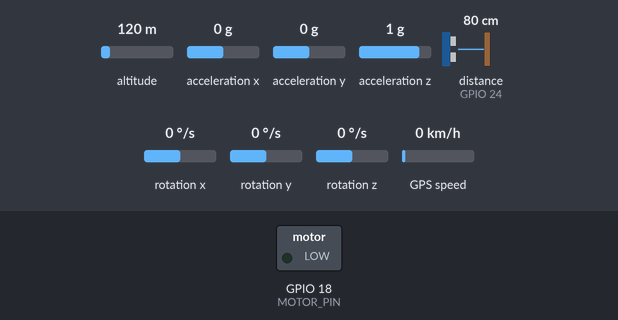
The program below on a simulated Raspberry Pi (BCM pin numbers). Parts: switched loads named in the program (green lamp = pin HIGH). Inputs (shaded band) come from the test bench; at power-on: distance to the obstacle (sensor on GPIO 24) 80 cm, altitude 120 m, acceleration x 0 g, acceleration y 0 g, acceleration z 1 g, rotation x 0 °/s, rotation y 0 °/s, rotation z 0 °/s, GPS speed 0 km/h. The echo pulse lasts 58.3 µs per cm; the GPS gets a fix after 3 s at 37.7749, -122.4194 with 8 satellites; sound played through the audio output is not drawn and takes no time; the clock reads 2024-03-15 10:24:30 at power-on unless the program sets it; pins used as bus, display or sensor lines are not drawn; what the program prints to the terminal is not drawn.

Above: at 1.2 s.
1.3 s: distance to the obstacle (sensor on GPIO 24) set to 2 cm
At 3.0 s:
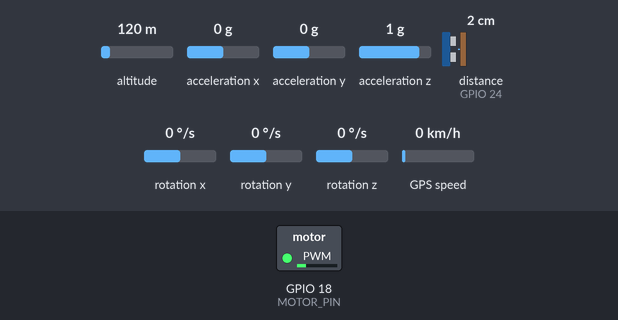
At 5.4 s:
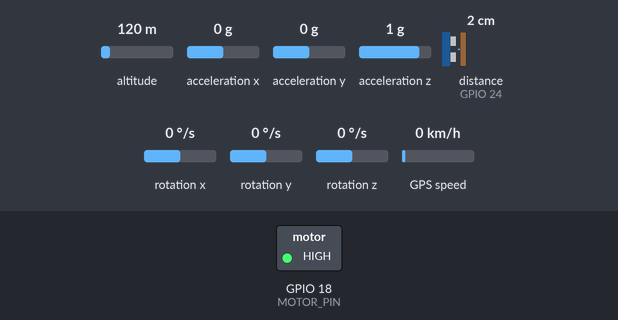
Timing chart, 0 to 6.9 s (numbered marks = the images above; inputs shaded):
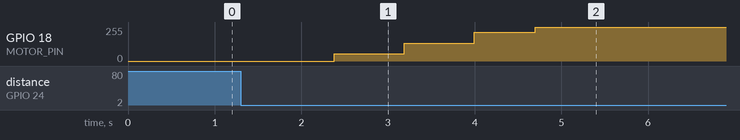

The program:

test.py
```python
import smbus
import math
import time
import RPi.GPIO as GPIO
import pygame

import serial
import pynmea2

ser = serial.Serial(
    port='/dev/ttyS0',
    baudrate=9600,
    timeout=1
)

# MPU6050寄存器地址
PWR_MGMT_1 = 0x6B
SMPLRT_DIV = 0x19
CONFIG = 0x1A
GYRO_CONFIG = 0x1B
ACCEL_CONFIG = 0x1C
INT_ENABLE = 0x38
ACCEL_XOUT_H = 0x3B
GYRO_XOUT_H = 0x43

# I2C总线初始化
bus = smbus.SMBus(1)
Device_Address = 0x68

# 定义控制震动马达的 GPIO 引脚
MOTOR_PIN = 18
# 定义超声波传感器的 GPIO 引脚
TRIG = 23
ECHO = 24


# 设置 GPIO 模式为 BCM
GPIO.setmode(GPIO.BCM)

# 设置超声波传感器的 GPIO 引脚
GPIO.setup(TRIG, GPIO.OUT)
GPIO.setup(ECHO, GPIO.IN)

# 设置震动马达的 GPIO 引脚为 PWM 模式
GPIO.setup(MOTOR_PIN, GPIO.OUT)
pwm = GPIO.PWM(MOTOR_PIN, 100)  # 初始化 PWM，频率为 100Hz
# 启动 PWM，初始占空比为 0
pwm.start(0)

# 初始化pygame的mixer模块
pygame.mixer.init()

# 加载摔倒检测音频文件（路径根据实际情况修改）
fall_audio_path = "/home/pi/code/two.mp3"
pygame.mixer.music.load(fall_audio_path)
# 加载障碍物检测音频文件
obstacle_audio_path = "/home/pi/code/one.mp3"
pygame.mixer.music.load(obstacle_audio_path)

# 用于移动平均滤波的参数
FILTER_WINDOW_SIZE = 5  # 滤波窗口大小
distance_buffer = []    # 存储最近的距离测量值

def MPU_Init():
    # 写入采样率寄存器
    bus.write_byte_data(Device_Address, SMPLRT_DIV, 7)
    # 写入电源管理寄存器
    bus.write_byte_data(Device_Address, PWR_MGMT_1, 1)
    # 写入配置寄存器
    bus.write_byte_data(Device_Address, CONFIG, 0)
    # 写入陀螺仪配置寄存器
    bus.write_byte_data(Device_Address, GYRO_CONFIG, 0)
    # 写入加速度计配置寄存器
    bus.write_byte_data(Device_Address, ACCEL_CONFIG, 0)
    # 写入中断使能寄存器
    bus.write_byte_data(Device_Address, INT_ENABLE, 1)

def read_raw_data(addr):
    # 读取高字节和低字节数据
    high = bus.read_byte_data(Device_Address, addr)
    low = bus.read_byte_data(Device_Address, addr + 1)
    # 合并高低字节数据
    value = ((high << 8) | low)
    if value > 32768:
        value = value - 65536
    return value

def detect_fall(Ax, Ay, Az, Gx, Gy, Gz):
    # 计算加速度的模
    accel_magnitude = math.sqrt(Ax**2 + Ay**2 + Az**2)
    # 计算陀螺仪的模
    gyro_magnitude = math.sqrt(Gx**2 + Gy**2 + Gz**2)

    # 简单的摔倒检测规则：加速度模大于2且陀螺仪模大于150°/s
    if accel_magnitude > 2 and gyro_magnitude > 150:
        return True
    return False

def measure_distance():
    # 发送超声波脉冲
    GPIO.output(TRIG, False)
    time.sleep(0.1)  # 等待0.1秒，确保传感器稳定
    GPIO.output(TRIG, True)
    time.sleep(0.00001)
    GPIO.output(TRIG, False)

    # 接收超声波回波
    while GPIO.input(ECHO) == 0:
        pulse_start = time.time()
    while GPIO.input(ECHO) == 1:
        pulse_end = time.time()

    # 计算距离
    pulse_duration = pulse_end - pulse_start
    distance = pulse_duration * 34300 / 2  # 声音速度为34300厘米/秒
    return distance

MPU_Init()
print("MPU6050 初始化完成")

try:
    while True:
        if ser.in_waiting > 0:
            line = ser.readline().decode('utf-8').rstrip()
            if line.startswith('$'):
                try:
                    msg = pynmea2.parse(line)
                    if isinstance(msg, pynmea2.GGA):
                        print(f"纬度: {msg.latitude}, 经度: {msg.longitude}")
                except pynmea2.ParseError as e:
                    print(f"解析错误定位失败: {e}")
                time.sleep(0.1)
        # 读取加速度计数据
        acc_x = read_raw_data(ACCEL_XOUT_H)
        acc_y = read_raw_data(ACCEL_XOUT_H + 2)
        acc_z = read_raw_data(ACCEL_XOUT_H + 4)
        # 读取陀螺仪数据
        gyro_x = read_raw_data(GYRO_XOUT_H)
        gyro_y = read_raw_data(GYRO_XOUT_H + 2)
        gyro_z = read_raw_data(GYRO_XOUT_H + 4)
        # 计算加速度计的重力加速度值
        Ax = acc_x / 16384.0
        Ay = acc_y / 16384.0
        Az = acc_z / 16384.0
        # 计算陀螺仪的角速度值
        Gx = gyro_x / 131.0
        Gy = gyro_y / 131.0
        Gz = gyro_z / 131.0

        #print("加速度计: Ax=%.2f g, Ay=%.2f g, Az=%.2f g" % (Ax, Ay, Az))
        #print("陀螺仪: Gx=%.2f °/s, Gy=%.2f °/s, Gz=%.2f °/s" % (Gx, Gy, Gz))

        # 检测是否摔倒
        if detect_fall(Ax, Ay, Az, Gx, Gy, Gz):
            print("检测到摔倒！")
            # 加载摔倒检测音频并播放
            pygame.mixer.music.load(fall_audio_path)
            pygame.mixer.music.play()
            # 控制震动马达以最大强度震动
            pwm.ChangeDutyCycle(100)
            time.sleep(3)  # 震动3秒
            pwm.ChangeDutyCycle(0)  # 停止震动
        else:
            # 未检测到摔倒，进行障碍物检测
            distance = measure_distance()
            # 将新的距离测量值添加到缓冲区
            distance_buffer.append(distance)
            if len(distance_buffer) > FILTER_WINDOW_SIZE:
                distance_buffer.pop(0)  # 移除最旧的测量值

            # 计算移动平均值
            average_distance = sum(distance_buffer) / len(distance_buffer)

            # 打印滤波后的距离
            print("滤波后距离: %.2f 厘米" % average_distance)

            # 根据滤波后的距离调整震动马达的占空比
            if average_distance > 60:
                duty_cycle = 0
            elif average_distance > 10:
                # 修正占空比计算方式
                duty_cycle = int((60 - average_distance) / (60 - 10) * 100)
                # 加载障碍物检测音频并播放
                pygame.mixer.music.load(obstacle_audio_path)
                pygame.mixer.music.play()
                print("前方有障碍！")
                time.sleep(0.5)
            else:
                duty_cycle = 100
                pygame.mixer.music.play()
                print("前方有障碍！")
                time.sleep(0.5)

            # 改变 PWM 的占空比
            pwm.ChangeDutyCycle(duty_cycle)

        time.sleep(0.1)  # 等待0.1秒再进行下一次测量

except KeyboardInterrupt:
    print("程序终止")
finally:
    # 停止 PWM
    pwm.stop()
    # 清理 GPIO 设置
    GPIO.cleanup()
```

Measured:
- after the input at 1.3 s, GPIO 18 (MOTOR_PIN): 0/255 → 56/255 after 1.1 s, → 135/255 0.81 s later, → 214/255 0.81 s later, → 255/255 0.71 s later
